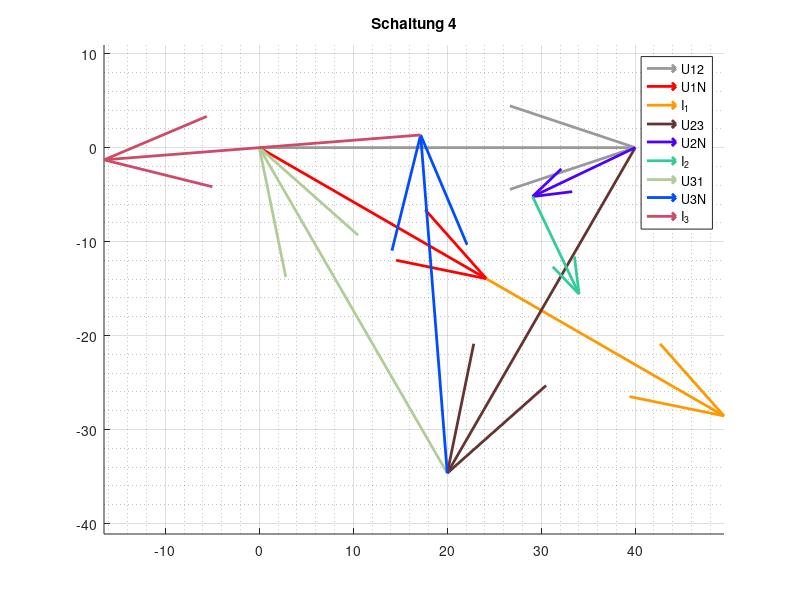

This figure's MATLAB source:
% Eine graphische Darstellung f?r die ?bungsabgabe
% f?r ES2 an der Beuth Hochschule 

% Constants
R1 = 75;        R2 = 100;       R3 = 150;       % Ohm
C = 30e-6;                                      %(Micro)Farrad
f = 50;                                         % Hz
w = 2*pi*f;                                     %

%====================
% GEMESSEN WAREN:
%UY = 40;                                        % Quellspannung in V
UY = 40.0;                                     %

U12 = UY * exp(j*0*pi/180);                     % Leiterspannungen
U23 = UY * exp(j*-120*pi/180);                  %
U31 = UY * exp(j*120*pi/180);                   %

%U1N = U12/(sqrt(3)*exp(j*(30*pi/180)));         % berechnet :)
%U2N = U23/(sqrt(3)*exp(j*(30*pi/180)));         %
%U3N = U31/(sqrt(3)*exp(j*(30*pi/180)));         %

U1N = 27.9*exp(j*(-30*pi/180));               % gemessen
U2N = 12.1*exp(j*(-154.5*pi/180));               %
U3N = 36.1*exp(j*(94.5*pi/180));

% SCHALTUNG 3

%Z_S2 = R2;          % komplexer Widerstand Schaltung 1

Z1N = R2;                     % Widerstand Strang 1, 2, 3
Z2N = 1/(j*w*C);
Z3N = 1/(j*w*C); 

%I_1 = U1N/Z1N,  I_2 = U2N/Z2N,  I_3 = U3N/Z3N   % Strangstr?me


I_1 = 292e-3*exp(j*(angle(U1N/Z1N))) ;
I_1b = abs (I_1)
I_2 = 115e-3*exp(j*(angle(U2N/Z2N))) ;
I_2b = abs (I_2)
I_3 = 338e-3*exp(j*(angle(U3N/Z3N))) ;
I_3b = abs (I_3)


% quiver U12, U23, U31
figure('Name', 'Schaltung 4'), title ('Schaltung 4')
grid on, grid minor, axis equal
hold on
%--------------------------------------->
% 1st Leiter
refStart=0; arrow1 = U12;
quiver(real(refStart),imag(refStart),real(arrow1),imag(arrow1), 'Color', [0.6 0.6 0.6] ,'DisplayName','U12', 'LineWidth', 2);

%Strangspannung U1N
Strang1 = U1N;
quiver(real(refStart),imag(refStart),real(Strang1),imag(Strang1), 'Color', [1 0 0] ,'DisplayName','U1N', 'LineWidth', 2);

%Strangstrom I_1
Strom1 = I_1*100;
quiver(real(refStart+Strang1),imag(refStart+Strang1),real(Strom1),imag(Strom1), 'Color', [1 0.6 0] ,'DisplayName','I_1', 'LineWidth', 2);

%--------------------------------------->
% 2nd Leiter
refStart=refStart+arrow1; arrow2 = U23;
quiver(real(refStart),imag(refStart),real(arrow2),imag(arrow2),'Color', [0.4 0.2 0.2] ,'DisplayName','U23', 'LineWidth', 2);

%Strangspannung U2N
Strang2 = U2N;
quiver(real(refStart),imag(refStart),real(Strang2),imag(Strang2), 'Color', [0.3 0 1] ,'DisplayName','U2N', 'LineWidth', 2);

%Strangstrom I_2
Strom2 = I_2*100;
quiver(real(refStart+Strang2),imag(refStart+Strang2),real(Strom2),imag(Strom2),'Color', [0.2 0.8 0.6] ,'DisplayName','I_2', 'LineWidth', 2);

%--------------------------------------->
% 3rd Leiter
refStart=refStart+arrow2; 
arrow3 = U31;
quiver(real(refStart),imag(refStart),real(arrow3),imag(arrow3),'Color', [0.7 0.8 0.6] ,'DisplayName','U31', 'LineWidth', 2);

%Strangspannung U3N
Strang3 = U3N;
quiver(real(refStart),imag(refStart),real(Strang3),imag(Strang3), 'Color', [0 0.3 1] ,'DisplayName','U3N', 'LineWidth', 2);

%Strangstrom I_3
Strom3 = I_3*100;
quiver(real(refStart+Strang3),imag(refStart+Strang3),real(Strom3),imag(Strom3), 'Color', [0.8 0.3 0.4] ,'DisplayName','I_3', 'LineWidth', 2);


% switch off the Quivergroup Property AutoScale for all arrows
hAutoScale=findobj('-property','AutoScale');
set(hAutoScale,'AutoScale','off')

legend show

hold off

%-----------------------------------------------------------------------------------------------------
